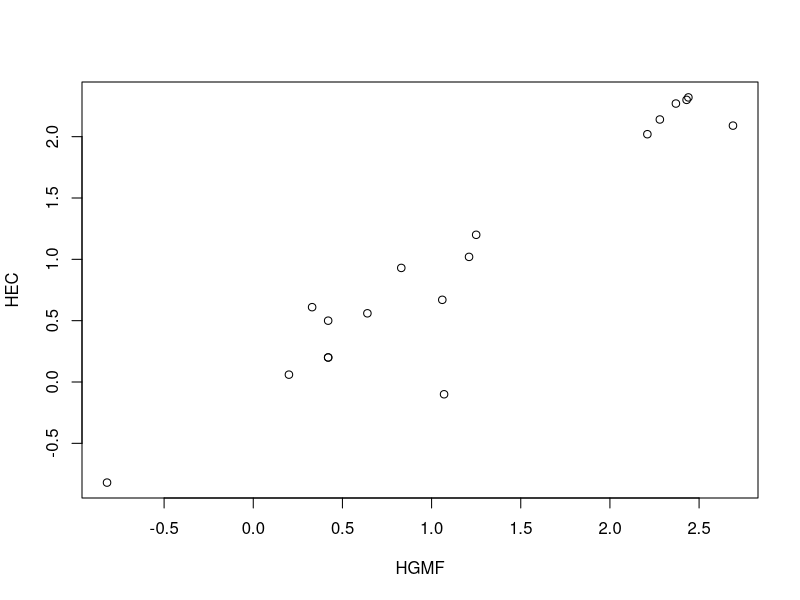
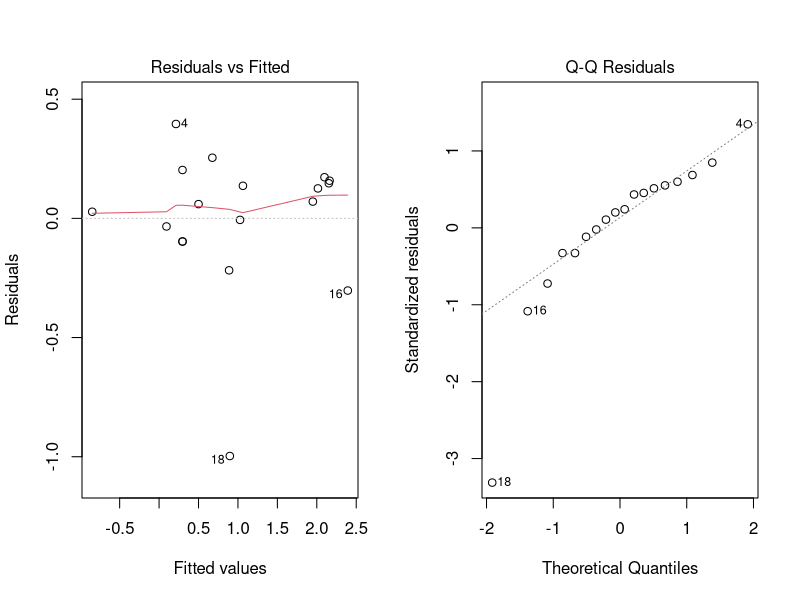
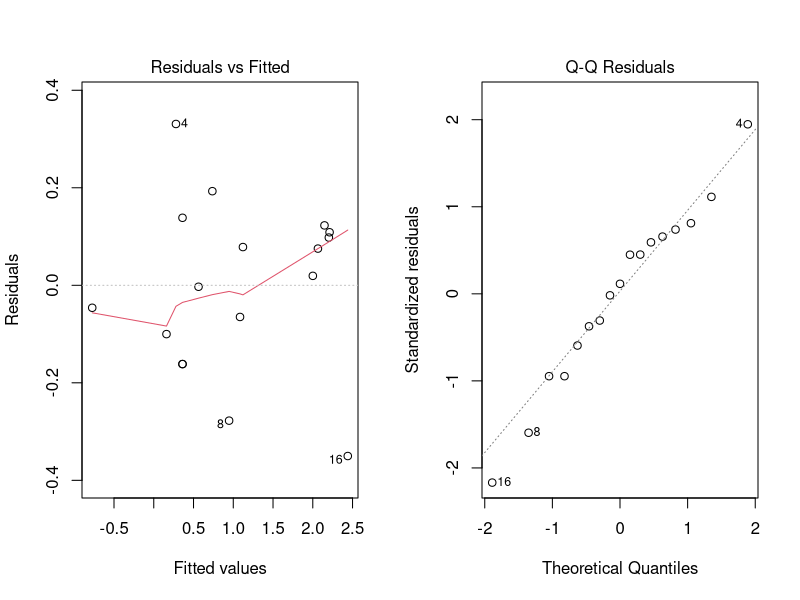

Here is the R script that generated these plots, in order:
## Linear Regression
##The aim was to evaluate the agreement between HEC
##(in log10 CFU/ml) and a more complex test HGMF (in log10 CFU/ml). Portions of beef were contaminated
##with E. Coli and then each piece was tested by both methods. Data is contained in the file ecoli.txt
##Fetching the Data Ecoli.txt
ecoli =read.table("ecoli.txt", header =TRUE)

#Inspecting Scatterplot
plot(HEC ~ HGMF, data=ecoli)

#Fit a model with HEC as response
ecoli.lm=lm(HEC ~ HGMF, data =ecoli)

#Checking assumptions from the model
par(mfrow =c(1,2))
plot(ecoli.lm, which=1:2)

#identify the outlier
cleanEcoli =ecoli[-18, ]

#refiting the Model + get CI & Prediction intervals
better.ecoli.lm= lm(HEC ~ HGMF, data =cleanEcoli)
summary(better.ecoli.lm)

par(mfrow =c(1,2))
plot(better.ecoli.lm, which=1:2)

#Assumption Satisfied
#Confidence intervals
hgmfgrid =seq(from=-1, to =3, by=0.5)
hgmfgrid
HGMFdat =data.frame(HGMF =hgmfgrid)
HGMFdat

#predictions

#-------------------------------------------------------------------------------
  
